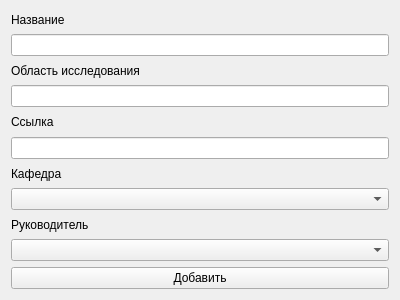
<?xml version="1.0" encoding="UTF-8"?>
<ui version="4.0">
 <class>researches_insert</class>
 <widget class="QWidget" name="researches_insert">
  <property name="geometry">
   <rect>
    <x>0</x>
    <y>0</y>
    <width>400</width>
    <height>300</height>
   </rect>
  </property>
  <property name="windowTitle">
   <string>Form</string>
  </property>
  <layout class="QGridLayout" name="gridLayout">
   <item row="3" column="0">
    <widget class="QLineEdit" name="FieldInput">
     <property name="focusPolicy">
      <enum>Qt::ClickFocus</enum>
     </property>
     <property name="inputMethodHints">
      <set>Qt::ImhEmailCharactersOnly</set>
     </property>
    </widget>
   </item>
   <item row="1" column="0">
    <widget class="QLineEdit" name="NameInput">
     <property name="focusPolicy">
      <enum>Qt::ClickFocus</enum>
     </property>
    </widget>
   </item>
   <item row="8" column="0">
    <widget class="QLabel" name="label_5">
     <property name="text">
      <string>Руководитель</string>
     </property>
    </widget>
   </item>
   <item row="10" column="0">
    <widget class="QPushButton" name="InsertSubmit">
     <property name="sizePolicy">
      <sizepolicy hsizetype="Expanding" vsizetype="Fixed">
       <horstretch>0</horstretch>
       <verstretch>0</verstretch>
      </sizepolicy>
     </property>
     <property name="maximumSize">
      <size>
       <width>16777215</width>
       <height>16777215</height>
      </size>
     </property>
     <property name="sizeIncrement">
      <size>
       <width>0</width>
       <height>0</height>
      </size>
     </property>
     <property name="baseSize">
      <size>
       <width>0</width>
       <height>0</height>
      </size>
     </property>
     <property name="layoutDirection">
      <enum>Qt::LeftToRight</enum>
     </property>
     <property name="styleSheet">
      <string notr="true"/>
     </property>
     <property name="text">
      <string>Добавить</string>
     </property>
     <property name="autoRepeatInterval">
      <number>100</number>
     </property>
     <property name="autoDefault">
      <bool>false</bool>
     </property>
    </widget>
   </item>
   <item row="2" column="0">
    <widget class="QLabel" name="label">
     <property name="text">
      <string>Область исследования</string>
     </property>
    </widget>
   </item>
   <item row="4" column="0">
    <widget class="QLabel" name="label_3">
     <property name="text">
      <string>Ссылка</string>
     </property>
    </widget>
   </item>
   <item row="7" column="0">
    <widget class="QComboBox" name="departmentCombo"/>
   </item>
   <item row="5" column="0">
    <widget class="QLineEdit" name="URLInput">
     <property name="focusPolicy">
      <enum>Qt::ClickFocus</enum>
     </property>
    </widget>
   </item>
   <item row="0" column="0">
    <widget class="QLabel" name="label_2">
     <property name="text">
      <string>Название</string>
     </property>
    </widget>
   </item>
   <item row="6" column="0">
    <widget class="QLabel" name="label_4">
     <property name="text">
      <string>Кафедра</string>
     </property>
    </widget>
   </item>
   <item row="9" column="0">
    <widget class="QComboBox" name="supervisorCombo"/>
   </item>
  </layout>
 </widget>
 <resources/>
 <connections/>
</ui>
